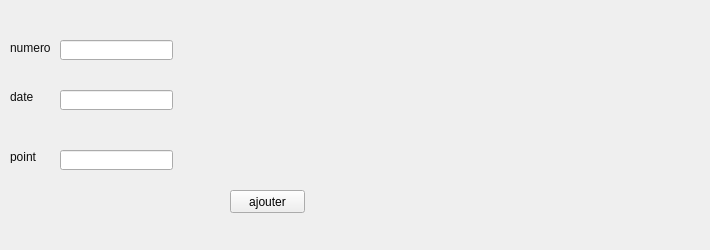
       <widget class="QWidget" name="tab_56">
        <attribute name="title">
         <string>ajouter une carte</string>
        </attribute>
        <widget class="QLabel" name="numero">
         <property name="geometry">
          <rect>
           <x>10</x>
           <y>40</y>
           <width>81</width>
           <height>16</height>
          </rect>
         </property>
         <property name="styleSheet">
          <string notr="true">color: rgb(15, 15, 15);</string>
         </property>
         <property name="text">
          <string>numero</string>
         </property>
        </widget>
        <widget class="QLabel" name="datee">
         <property name="geometry">
          <rect>
           <x>10</x>
           <y>90</y>
           <width>47</width>
           <height>13</height>
          </rect>
         </property>
         <property name="styleSheet">
          <string notr="true">color: rgb(15, 15, 15);</string>
         </property>
         <property name="text">
          <string>date</string>
         </property>
        </widget>
        <widget class="QLabel" name="point">
         <property name="geometry">
          <rect>
           <x>10</x>
           <y>150</y>
           <width>47</width>
           <height>13</height>
          </rect>
         </property>
         <property name="styleSheet">
          <string notr="true">color: rgb(11, 11, 11);</string>
         </property>
         <property name="text">
          <string>point</string>
         </property>
        </widget>
        <widget class="QLineEdit" name="lineEdit_num_3">
         <property name="geometry">
          <rect>
           <x>60</x>
           <y>40</y>
           <width>113</width>
           <height>20</height>
          </rect>
         </property>
        </widget>
        <widget class="QLineEdit" name="lineEdit_date_3">
         <property name="geometry">
          <rect>
           <x>60</x>
           <y>90</y>
           <width>113</width>
           <height>20</height>
          </rect>
         </property>
        </widget>
        <widget class="QLineEdit" name="lineEdit_point">
         <property name="geometry">
          <rect>
           <x>60</x>
           <y>150</y>
           <width>113</width>
           <height>20</height>
          </rect>
         </property>
        </widget>
        <widget class="QPushButton" name="ajouter_2">
         <property name="geometry">
          <rect>
           <x>230</x>
           <y>190</y>
           <width>75</width>
           <height>23</height>
          </rect>
         </property>
         <property name="text">
          <string>ajouter</string>
         </property>
        </widget>
        <widget class="QLabel" name="label_69">
         <property name="geometry">
          <rect>
           <x>400</x>
           <y>20</y>
           <width>301</width>
           <height>221</height>
          </rect>
         </property>
         <property name="text">
          <string/>
         </property>
         <property name="pixmap">
          <pixmap>../../Desktop/Nouveau dossier (2)/1ere annee/promo.jpg</pixmap>
         </property>
        </widget>
       </widget>
